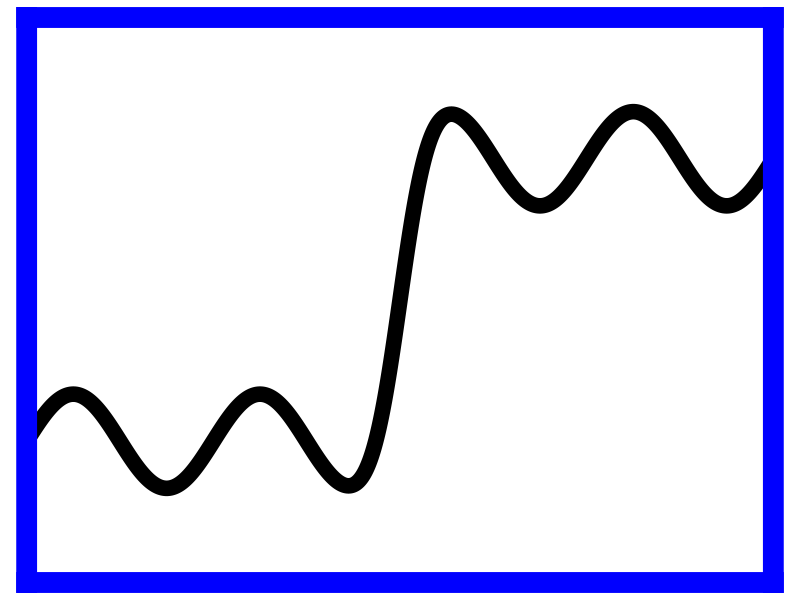

The R source for this figure:
t <- seq(0,8*pi,.01)
w <- pnorm(t, 4*pi, .7)
n <- length(t)
pitchDiff <- 6
sin1 <- sin(t) + pitchDiff
sin2 <- sin(t)
x <- sin1 * w + sin2 * (1-w)

pad <- 3
lineWidth <- 15
outlineWidth <- 20
sz <- 200

png("tonyLogoWave.png", width = sz, height = sz, bg="transparent")
par(mar=c(0,0,0,0))
plot(t, x, type='l', 
     lwd=lineWidth*3, bty='n', xaxt='n', yaxt='n',
     ylim = c(-pad, pitchDiff+pad) + c(1,-1)*0.1,
     xlim = c(0, 8*pi) + c(1,-1)*0.1,
     col="white")
lines(t, x, 
     lwd=lineWidth, col = "black")
lines(c(0,0),c(-pad,pitchDiff+pad), lwd=outlineWidth, col = 'blue', lend=2)
lines(c(0,0)+8*pi,c(-pad,pitchDiff+pad), lwd=outlineWidth, col = 'blue', lend=2)
lines(c(0,8*pi),c(0,0)+pitchDiff+pad, lwd=outlineWidth, col = 'blue', lend=2)
lines(c(0,8*pi),c(0,0)-pad, lwd=outlineWidth, col = 'blue', lend=2)
dev.off()